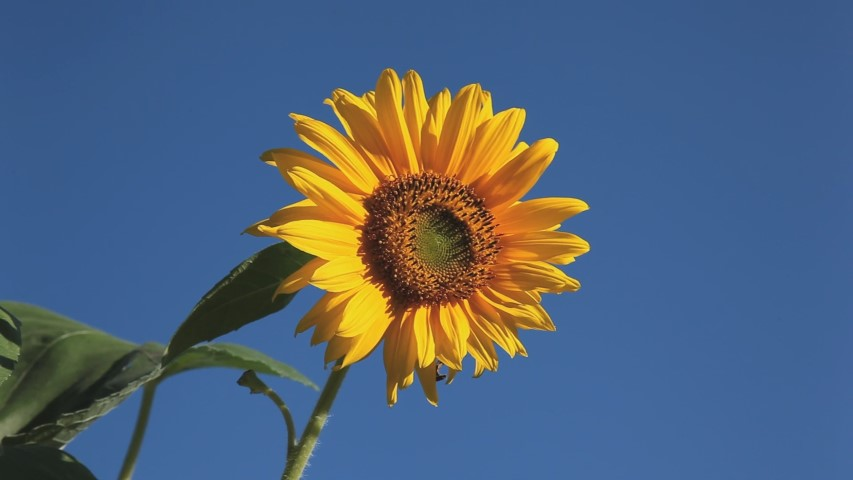
#> input picture Chapter_3/picture/example_before.jpg, 853 x 480 px
$ python optical_flow.py
#> lines starting #> are read from the running program, lines starting #| are printed output that depends on the picture; after the words box and inside, x2 and y2 are one past the last pixel; in counts of white or black regions, pixels touching at a corner belong together
import cv2
import numpy as np

flow_w = 10
flow_h = 10

img_pre = cv2.imread('picture/example_before.jpg', 0)
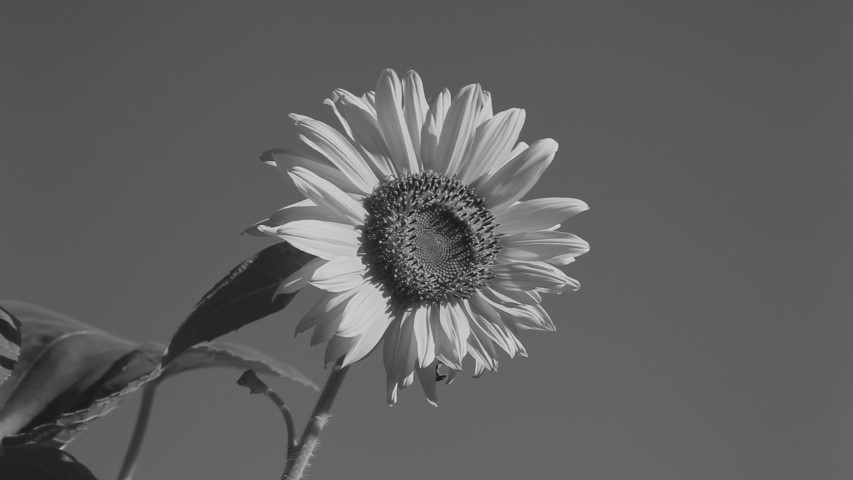
#> img_pre: shape (480, 853); min 20, max 217, mean 96.3
img_now = cv2.imread('picture/example_after.jpg', 0)
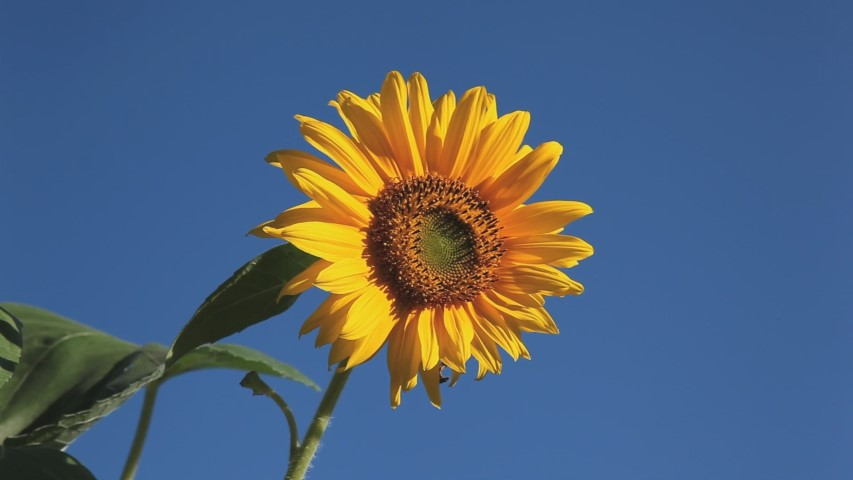
#> input picture Chapter_3/picture/example_after.jpg, 853 x 480 px
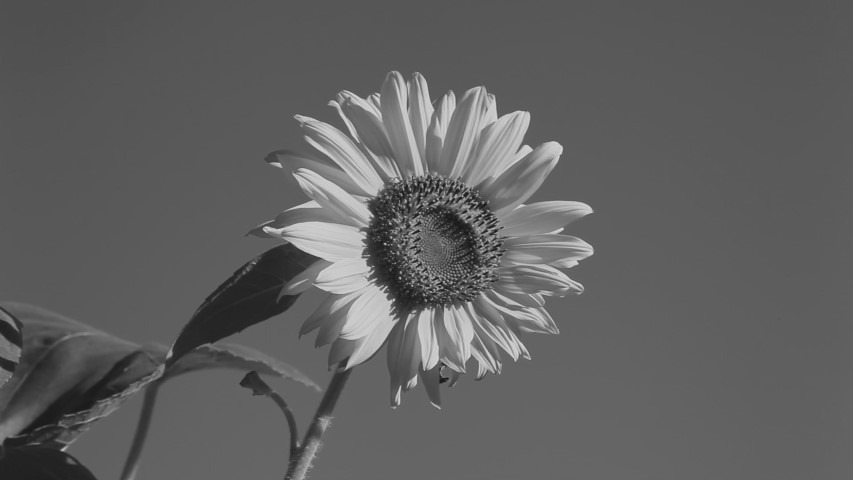
#> img_now: shape (480, 853); min 20, max 216, mean 96.3

rows, cols = img_now.shape
#> rows = 480; cols = 853

ps = np.empty((0, 2), np.float32)                                                   #初期化せずに配列を作成し、空の配列を作成

#変数(開始,終了,増分)
for y in range(0, cols, flow_h):
    for x in range(0, rows, flow_w):
        pp = np.array([[y, x]], np.float32)
        ps = np.vstack((ps, pp))

"""これにより
ps = ([0., 0.],
      [0., 10.],
      [0., 20.],
      [0., 30.],
      ・・・
      [850., 470.]
      )
と追加されていく
"""

#変数(入力画像1,入力画像2,フローを検出する必要がある点のベクトル)
pe, status, error = cv2.calcOpticalFlowPyrLK(img_pre, img_now, ps, None)            #画像ピラミッドを利用して、Lucas-Kanade法を反復実行し、疎な特徴集合に対するオプティカルフローの作成
#> pe = 4128 pairs, first value 0 to 850, second value 0 to 476.5; status = 4128 values, max 1 at index 30, min 0 at index 0, mean 0.332; error = 4128 values, max 470 at index 71, min -7.74e+35 at index 4, mean -3.75e+32

for i in range(len(ps)):
    cv2.line(img_now, (ps[i][0], ps[i][1]), (pe[i][0], pe[i][1]), (0, 0, 255), 2)
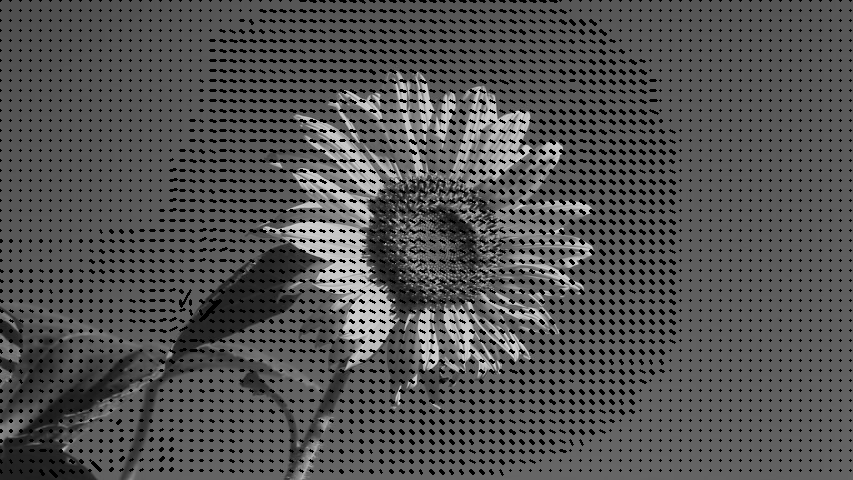
#> img_now: shape (480, 853); 12.43% of pixels changed, all inside (x1, y1, x2, y2) = (0, 0, 852, 478)

cv2.imwrite('picture/after.png', img_now)

#LK(Lucas-Kanade)法を用いた
#これは、移動前と移動後の輝度値が変化していないことが前提
#フレーム内のある領域を切り出し、次フレームでも切り出し、領域の周辺及び最小二乗法で評価
#np.emptyを使うことでnp.zerosやnp.onesよりも高速
#np.empty(0, 2)の使い方は、配列を結合したいが、最終的に得られる配列のサイズがわからない場合や、計算規模が小さくプログラムの可読性を重視したい場合に使用される
#vstack(vertical stack)配列の左側が異なる時、使用できる
#hstack(horizontal stack)配列の左側以外が異なる時、使用できる
